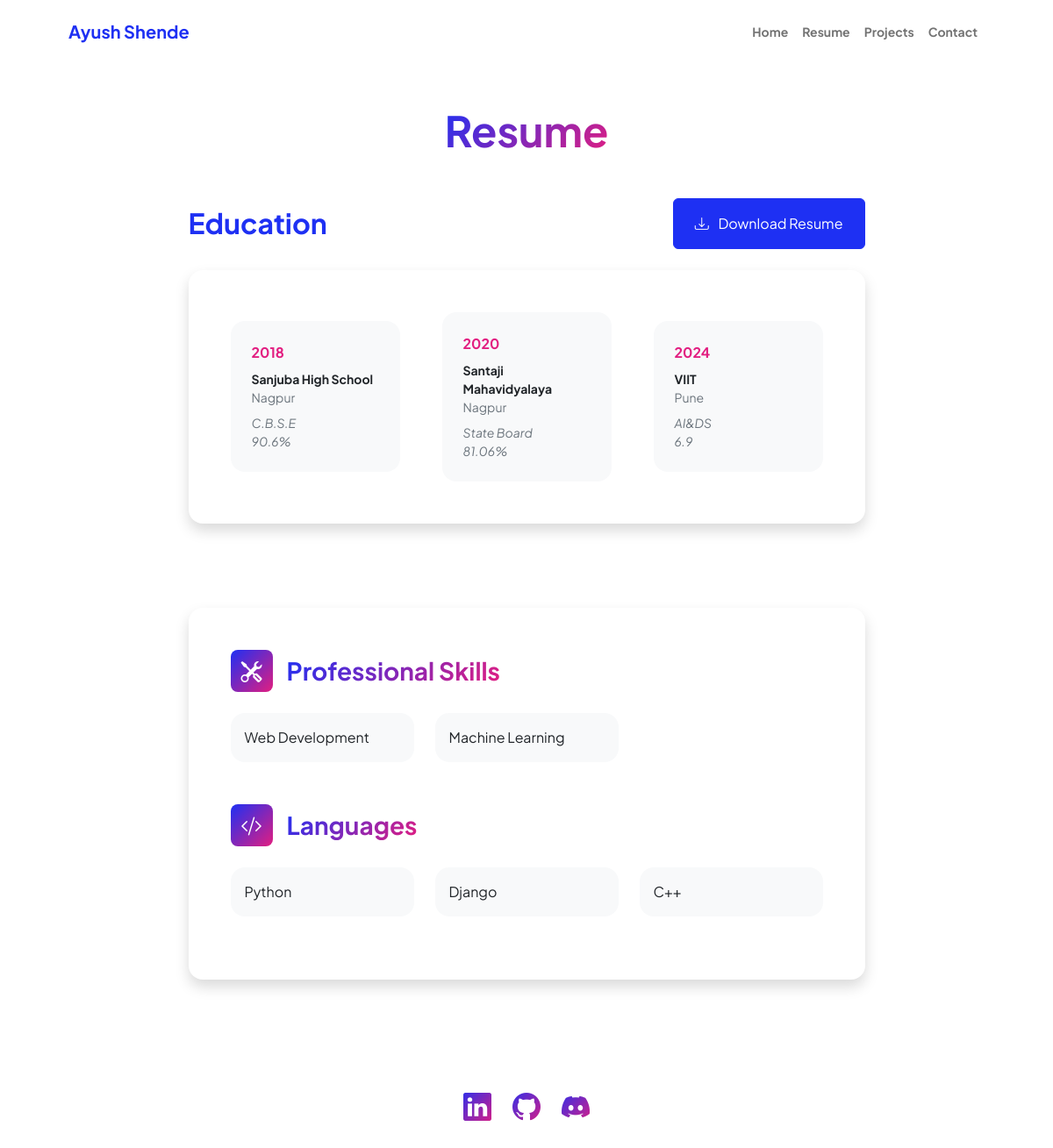
Screenshot of /resume/ with the database file from the repository.
### main/models.py (models this page shows, shortened)
class Education(models.Model):
    type = models.CharField(max_length=10,null=True, blank=True)
    year = models.IntegerField(null=True, blank=True)
    university  = models.CharField(max_length=200, null=True )
    city = models.CharField(max_length=200, null=True, blank=True)
    course = models.CharField(max_length=200,null=True)
    marks = models.CharField(max_length=10, null=True)

class Skills(models.Model):
    name = models.CharField(max_length=20, null=True, blank=True)

class Languages(models.Model):
    name = models.CharField(max_length=20, null=True, blank=True)

### main/views.py (the view)
# urls.py: path('resume/', views.resume, name='resume'),
def resume(request):
    education = Education.objects.all()
    languages = Languages.objects.all()
    skills = Skills.objects.all()
    context = {
        'education':education,
        'languages':languages,
        'skills':skills
    }
    return render(request, 'main/resume.html', context)

### main/templates/main/resume.html (shortened to what this page needs)
{% extends 'main/base.html' %}
{% block content %}
            <div class="container px-5 my-5">
                <div class="text-center mb-5">
                    <h1 class="display-5 fw-bolder mb-0"><span class="text-gradient d-inline">Resume</span></h1>
                </div>
                <div class="row gx-5 justify-content-center">
                    <div class="col-lg-11 col-xl-9 col-xxl-8">
                        <section>
                            <div class="d-flex align-items-center justify-content-between mb-4">
                                <h2 class="text-primary fw-bolder mb-0">Education</h2>
                                <a class="btn btn-primary px-4 py-3" href="{% url 'download_resume' %}">
                                    <div class="d-inline-block bi bi-download me-2"></div>
                                    Download Resume
                                </a>
                            </div>
                            <div class="card shadow border-0 rounded-4 mb-5">
                                <div class="card-body p-5">
                                    <div class="row align-items-center gx-5">
                                        {% for edu in education %}
                                        <div class="col text-center text-lg-start mb-4 mb-lg-0">
                                            <div class="bg-light p-4 rounded-4">
                                                <div class="text-secondary fw-bolder mb-2">{{edu.year}}</div>
                                                <div class="mb-2">
                                                    <div class="small fw-bolder">{{edu.university}}</div>
                                                    <div class="small text-muted">{{edu.city}}</div>
                                                </div>
                                                <div class="fst-italic">
                                                    <div class="small text-muted">{{edu.course}}</div>
                                                    <div class="small text-muted">{{edu.marks}}</div>
                                                </div>
                                            </div>
                                        </div>
                                        {% endfor %%}
                                    </div>
                                </div>
                            </div>
                        </section>
                        <div class="pb-5"></div>
                        <section>
                            <div class="card shadow border-0 rounded-4 mb-5">
                                <div class="card-body p-5">
                                    <div class="mb-5">
                                        <div class="d-flex align-items-center mb-4">
                                            <div class="feature bg-primary bg-gradient-primary-to-secondary text-white rounded-3 me-3"><i class="bi bi-tools"></i></div>
                                            <h3 class="fw-bolder mb-0"><span class="text-gradient d-inline">Professional Skills</span></h3>
                                        </div>
                                        <div class="row row-cols-1 row-cols-md-3 mb-4">
                                            {% for skill in skills %}
                                            <div class="col mb-4 mb-md-0"><div class="d-flex align-items-center bg-light rounded-4 p-3 h-100">{{skill.name}}</div></div>
                                            {% endfor %}
                                        </div>
                                    </div>
                                    <div class="mb-0">
                                        <div class="d-flex align-items-center mb-4">
                                            <div class="feature bg-primary bg-gradient-primary-to-secondary text-white rounded-3 me-3"><i class="bi bi-code-slash"></i></div>
                                            <h3 class="fw-bolder mb-0"><span class="text-gradient d-inline">Languages</span></h3>
                                        </div>
                                        <div class="row row-cols-1 row-cols-md-3 mb-4">
                                            {% for language in languages %}
                                            <div class="col mb-4 mb-md-0"><div class="d-flex align-items-center bg-light rounded-4 p-3 h-100">{{language.name}}</div></div>
                                            {% endfor %}
                                        </div>
                                    </div>
                                </div>
                            </div>
                        </section>
                    </div>
                </div>
            </div>
        </main>
        {% endblock %}

### rows the page displays
Education: year "2018", university "Sanjuba High School", city "Nagpur", course "C.B.S.E", marks "90.6%"
Education: year "2020", university "Santaji Mahavidyalaya", city "Nagpur", course "State Board", marks "81.06%"
Education: year "2024", university "VIIT", city "Pune", course "AI&DS", marks "6.9"
Skills: name "Web Development"
Skills: name "Machine Learning"
Languages: name "Python"
Languages: name "Django"
Languages: name "C++"
